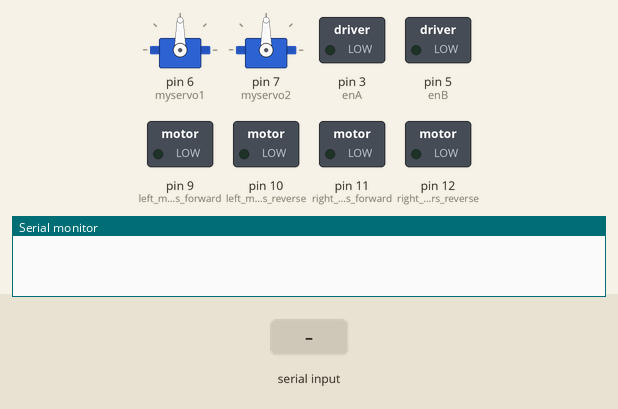
Recording of a sketch running on a simulated Arduino Uno, built with avr-gcc and run on an emulated ATmega328P. Shown: 2 × servo, switched loads named in the sketch (green lamp = pin HIGH), the last lines printed to the serial monitor. The test bench sets the inputs (shaded band).

Above: at 1.2 s.
1.3 s: "R" received over Serial
At 2.2 s:
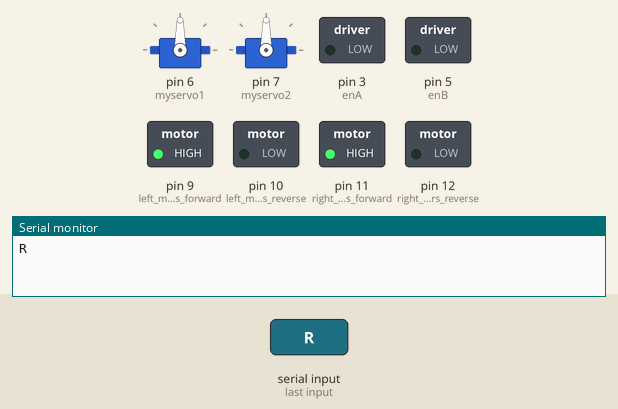
2.8 s: byte 53 ('5') received over Serial
At 3.3 s:
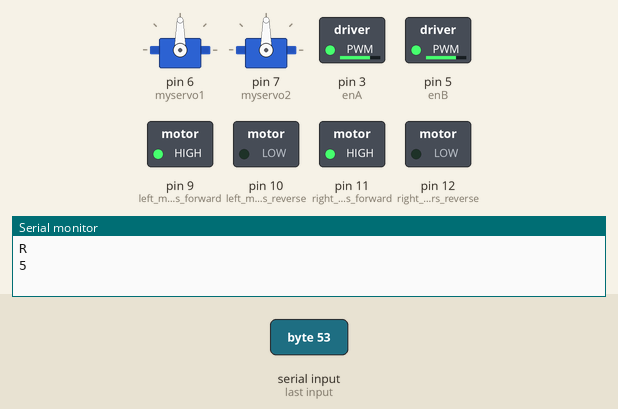
4.3 s: byte 113 ('q') received over Serial
At 5.5 s:
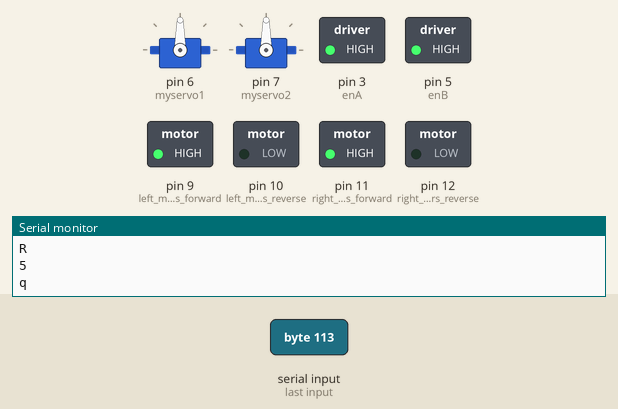
5.8 s: "L" received over Serial
At 6.8 s:
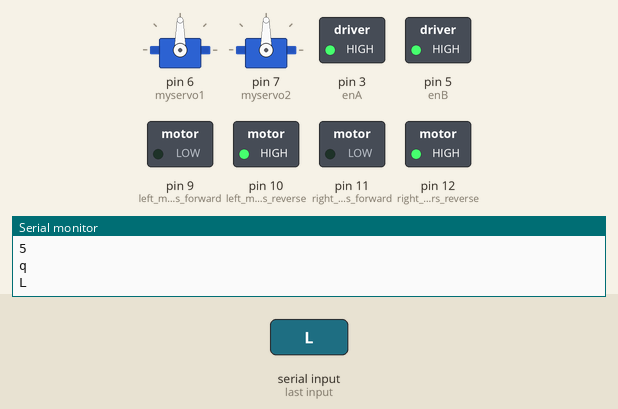
7.3 s: "F" received over Serial
At 7.9 s:
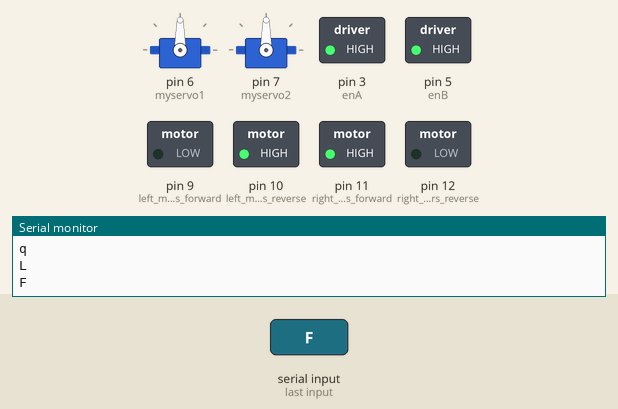
8.8 s: "B" received over Serial
At 9.1 s:
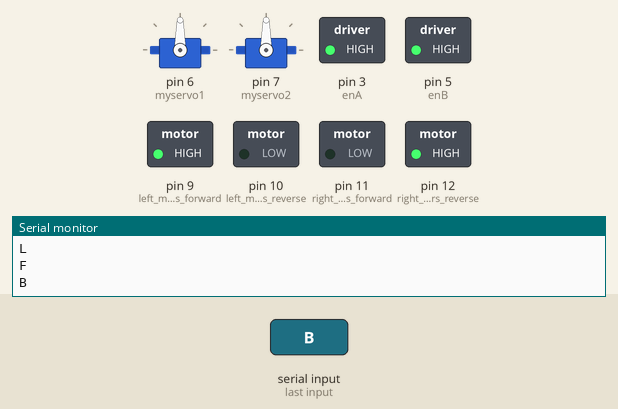
Timing chart, 0 to 11.3 s (numbered marks = the images above; inputs shaded):
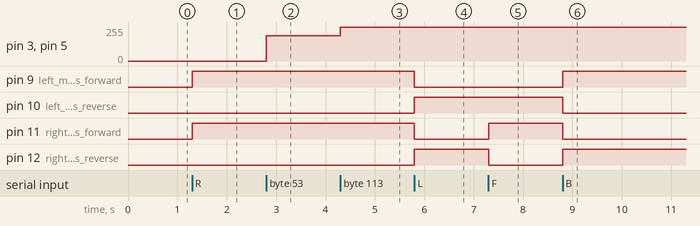

Measured:
- after the input at 1.3 s, pin 9 (left_motors_forward), pin 11 (right_motors_forward): LOW → HIGH at once
- after the input at 2.8 s, pin 3 (enA), pin 5 (enB): 0/255 → 191/255 at once
- after the input at 4.3 s, pin 3 (enA), pin 5 (enB): 191/255 → 255/255 at once
- after the input at 5.8 s, pin 9 (left_motors_forward), pin 11 (right_motors_forward): HIGH → LOW at once; pin 10 (left_motors_reverse), pin 12 (right_motors_reverse): LOW → HIGH at once
- after the input at 7.3 s, pin 11 (right_motors_forward): LOW → HIGH at once; pin 12 (right_motors_reverse): HIGH → LOW at once
- after the input at 8.8 s, pin 9 (left_motors_forward), pin 12 (right_motors_reverse): LOW → HIGH at once; pin 10 (left_motors_reverse), pin 11 (right_motors_forward): HIGH → LOW at once

The sketch:

servo_robo.ino
```cpp
#include <Servo.h>

Servo myservo1;
Servo myservo2;

char t;
int enA = 3;
int enB = 5;

void setup() {

myservo1.attach(6);
myservo2.attach(7);

pinMode(enA, OUTPUT);
pinMode(enB, OUTPUT);
pinMode(9,OUTPUT);   //left motors forward
pinMode(10,OUTPUT);   //left motors reverse
pinMode(11,OUTPUT);   //right motors forward
pinMode(12,OUTPUT);   //right motors reverse

Serial.begin(9600);

}

void loop() {
if(Serial.available()){
  t = Serial.read();
  Serial.println(t);
}

if(t == 'R'){            //move forward(all motors rotate in forward direction)
  digitalWrite(9,HIGH);
  digitalWrite(10,LOW);
  digitalWrite(11,HIGH);
  digitalWrite(12,LOW);
}

else if(t == 'L'){      //move reverse (all motors rotate in reverse direction)
  digitalWrite(9,LOW);
  digitalWrite(10,HIGH);
  digitalWrite(11,LOW);
  digitalWrite(12,HIGH);
}

else if(t == 'F'){      //turn right (left side motors rotate in forward direction, right side motors doesn't rotate)
  digitalWrite(9,LOW);
  digitalWrite(10,HIGH);
  digitalWrite(11,HIGH);
  digitalWrite(12,LOW);
}

else if(t == 'B'){      //turn left (right side motors rotate in forward direction, left side motors doesn't rotate)
  digitalWrite(9,HIGH);
  digitalWrite(10,LOW);
  digitalWrite(11,LOW);
  digitalWrite(12,HIGH);
}

else if(t == 'S'){      //STOP (all motors stop)
  digitalWrite(9,LOW);
  digitalWrite(10,LOW);
  digitalWrite(11,LOW);
  digitalWrite(12,LOW);
}

else if(t == '0')
{
  analogWrite(enA, 100);
  analogWrite(enB, 100);
}

else if(t == '1')
{
  analogWrite(enA, 140);
  analogWrite(enB, 140);
}

else if(t == '2')
{
  analogWrite(enA, 153);
  analogWrite(enB, 153);
}

else if(t == '3')
{
  analogWrite(enA, 165);
  analogWrite(enB, 165);
}

else if(t == '4')
{
  analogWrite(enA, 178);
  analogWrite(enB, 178);
}

else if(t == '5')
{
  analogWrite(enA, 191);
  analogWrite(enB, 191);
}

else if(t == '6')
{
  analogWrite(enA, 204);
  analogWrite(enB, 204);
}

else if(t == '7')
{
  analogWrite(enA, 216);
  analogWrite(enB, 216);
}

else if(t == '8')
{
  analogWrite(enA, 229);
  analogWrite(enB, 229);
}

else if(t == '9')
{
  analogWrite(enA, 242);
  analogWrite(enB, 242);
}

else if(t == 'q')
{
  analogWrite(enA, 255);
  analogWrite(enB, 255);
}

else if(t == 'W')
{
  myservo1.write(0);
}

else if(t == 'w')
{
  myservo1.write(90);
}


else if(t == 'U')
{
  myservo1.write(-10);
}

else if(t == 'u')
{
  myservo1.write(0);
}


}
```
